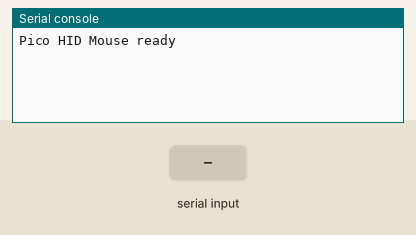
This program was run on a simulated CircuitPython board. On the bench: the last lines printed to the serial console. Inputs (shaded band) come from the test bench. USB keyboard and mouse output is not drawn.

Above: at 1.2 s.
1.3 s: "PING" typed at the serial console, then Enter
At 2.0 s:
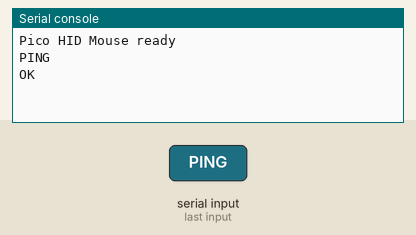
2.8 s: "HOLD" typed at the serial console, then Enter
At 3.1 s:
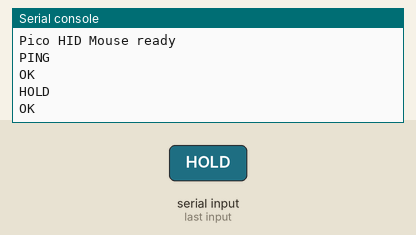
4.3 s: "RELEASE" typed at the serial console, then Enter
At 5.5 s:
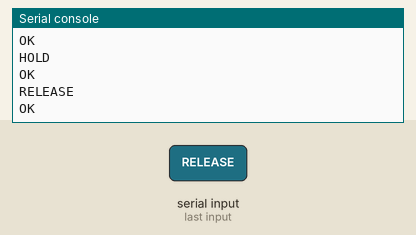
5.8 s: "CLICK" typed at the serial console, then Enter
At 6.5 s:
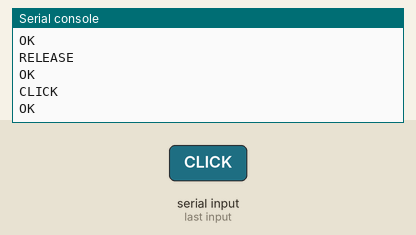
7.3 s: "MOVE" typed at the serial console, then Enter
At 7.8 s:
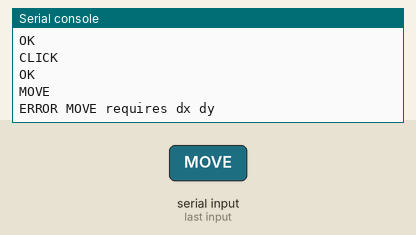
8.8 s: "L" typed at the serial console, then Enter
At 10.1 s:
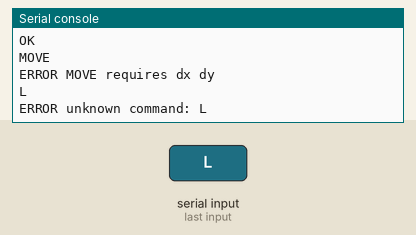

The program:

code.py
```python
"""
Pico HID マウスコントローラ (CircuitPython 用)

CIRCUITPY ドライブの code.py として配置する。
USB CDC シリアル経由でコマンドを受信し、HID マウス操作を実行する。

コマンド形式 (改行区切り):
    PING                疎通確認
    HOLD L/R/M          ボタン押し続ける
    RELEASE [L/R/M]     ボタンを離す (省略で全解放)
    CLICK L/R/M [ms]    クリック (デフォルト 30ms)
    MOVE dx dy          相対移動 (-127〜127)

レスポンス:
    OK      成功
    ERROR   失敗
"""
import time
import sys
import usb_hid
from adafruit_hid.mouse import Mouse

mouse = Mouse(usb_hid.devices)
print("Pico HID Mouse ready")

while True:
    line = sys.stdin.readline()
    if not line:
        continue

    parts = line.strip().split()
    if not parts:
        print("OK")
        continue

    cmd = parts[0].upper()

    if cmd == "PING":
        print("OK")

    elif cmd == "HOLD":
        btn_char = parts[1].upper() if len(parts) > 1 else "L"
        btn_map = {
            "L": Mouse.LEFT_BUTTON,
            "R": Mouse.RIGHT_BUTTON,
            "M": Mouse.MIDDLE_BUTTON,
        }
        btn = btn_map.get(btn_char)
        if btn is None:
            print("ERROR unknown button")
            continue
        mouse.press(btn)
        print("OK")

    elif cmd == "RELEASE":
        btn_char = parts[1].upper() if len(parts) > 1 else ""
        btn_map = {
            "L": Mouse.LEFT_BUTTON,
            "R": Mouse.RIGHT_BUTTON,
            "M": Mouse.MIDDLE_BUTTON,
        }
        if btn_char in btn_map:
            mouse.release(btn_map[btn_char])
        else:
            mouse.release_all()
        print("OK")

    elif cmd == "CLICK":
        btn_char = parts[1].upper() if len(parts) > 1 else "L"
        hold_ms = int(parts[2]) if len(parts) > 2 else 30
        btn_map = {
            "L": Mouse.LEFT_BUTTON,
            "R": Mouse.RIGHT_BUTTON,
            "M": Mouse.MIDDLE_BUTTON,
        }
        btn = btn_map.get(btn_char)
        if btn is None:
            print("ERROR unknown button")
            continue
        mouse.press(btn)
        time.sleep(hold_ms / 1000)
        mouse.release(btn)
        print("OK")

    elif cmd == "MOVE":
        if len(parts) < 3:
            print("ERROR MOVE requires dx dy")
            continue
        dx = max(-127, min(127, int(parts[1])))
        dy = max(-127, min(127, int(parts[2])))
        mouse.move(dx, dy)
        print("OK")

    else:
        print(f"ERROR unknown command: {cmd}")
```

Measured:
- after the input at 1.3 s, the serial console: prints a new line at once (image 1)
- after the input at 2.8 s, the serial console: prints a new line at once (image 2)
- after the input at 4.3 s, the serial console: prints a new line at once (image 3)
- after the input at 5.8 s, the serial console: prints a new line at once (image 4)
- after the input at 7.3 s, the serial console: prints a new line at once (image 5)
- after the input at 8.8 s, the serial console: prints a new line at once (image 6)
